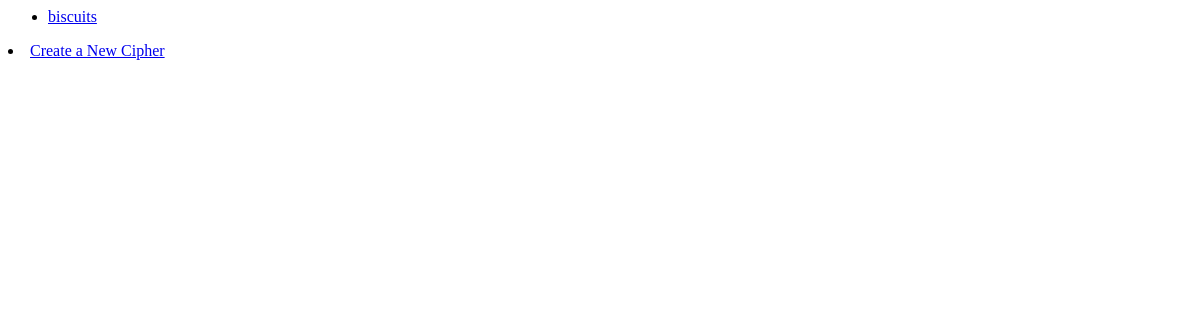
Before: /ciphers/ with the older database file.
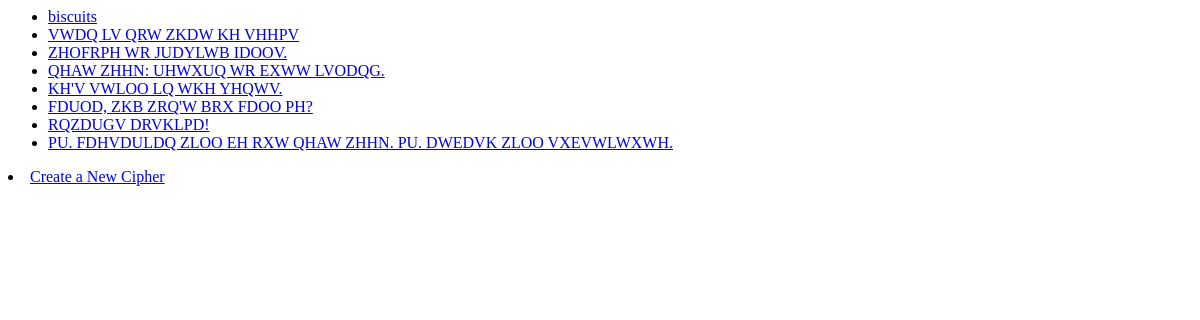
After: the same page with the newer database file.
### ciphers/models.py (models this page shows, shortened)
class Caesar(models.Model):
    caesar_text = models.CharField(max_length=500)

### ciphers/views.py (the view)
# urls.py: path('', views.index, name='index'),
def index(request):
    caesars = Caesar.objects.all()
    context = {'caesars': caesars}
    return render(request, 'ciphers/index.html', context)

### ciphers/templates/ciphers/index.html
{% if caesars %}
    <ul>
    {% for caesar in caesars %}
        <li><a href="/ciphers/{{ caesar.id }}/">{{ caesar.caesar_text }}</a></li>
    {% endfor %}
    </ul>
{% else %}
    <p>No ciphers are available.</p>
{% endif %}
<li><a href="/ciphers/create/">Create a New Cipher</a></li>

Changed rows visible on the page:
added Caesar: caesar_text "VWDQ LV QRW ZKDW KH VHHPV"
added Caesar: caesar_text "ZHOFRPH WR JUDYLWB IDOOV."
added Caesar: caesar_text "QHAW ZHHN: UHWXUQ WR EXWW LVODQG."
added Caesar: caesar_text "KH'V VWLOO LQ WKH YHQWV."
added Caesar: caesar_text "FDUOD, ZKB ZRQ'W BRX FDOO PH?"
added Caesar: caesar_text "RQZDUGV DRVKLPD!"
added Caesar: caesar_text "PU. FDHVDULDQ ZLOO EH RXW QHAW ZHHN. PU. DWEDVK ZLOO VXEVWLWXWH."
